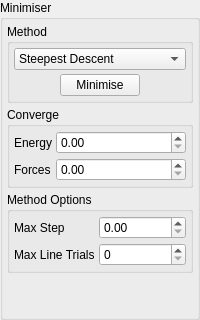
      <widget class="QWidget" name="MinimiserPage" >
       <layout class="QVBoxLayout" >
        <property name="margin" >
         <number>0</number>
        </property>
        <property name="spacing" >
         <number>4</number>
        </property>
        <item>
         <widget class="QGroupBox" name="MinimiserGroup" >
          <property name="title" >
           <string>Minimiser</string>
          </property>
          <layout class="QVBoxLayout" >
           <property name="margin" >
            <number>4</number>
           </property>
           <property name="spacing" >
            <number>4</number>
           </property>
           <item>
            <widget class="QGroupBox" name="groupBox" >
             <property name="sizePolicy" >
              <sizepolicy>
               <hsizetype>7</hsizetype>
               <vsizetype>1</vsizetype>
               <horstretch>0</horstretch>
               <verstretch>0</verstretch>
              </sizepolicy>
             </property>
             <property name="title" >
              <string>Method</string>
             </property>
             <layout class="QVBoxLayout" >
              <property name="margin" >
               <number>4</number>
              </property>
              <property name="spacing" >
               <number>4</number>
              </property>
              <item>
               <widget class="QComboBox" name="MinimiserMethodCombo" >
                <property name="sizePolicy" >
                 <sizepolicy>
                  <hsizetype>7</hsizetype>
                  <vsizetype>0</vsizetype>
                  <horstretch>0</horstretch>
                  <verstretch>0</verstretch>
                 </sizepolicy>
                </property>
                <item>
                 <property name="text" >
                  <string>Steepest Descent</string>
                 </property>
                </item>
                <item>
                 <property name="text" >
                  <string>Newton Raphson</string>
                 </property>
                </item>
                <item>
                 <property name="text" >
                  <string>Monte Carlo</string>
                 </property>
                </item>
                <item>
                 <property name="text" >
                  <string>Simplex</string>
                 </property>
                </item>
               </widget>
              </item>
              <item>
               <layout class="QHBoxLayout" >
                <property name="margin" >
                 <number>0</number>
                </property>
                <property name="spacing" >
                 <number>4</number>
                </property>
                <item>
                 <spacer>
                  <property name="orientation" >
                   <enum>Qt::Horizontal</enum>
                  </property>
                  <property name="sizeHint" >
                   <size>
                    <width>21</width>
                    <height>20</height>
                   </size>
                  </property>
                 </spacer>
                </item>
                <item>
                 <widget class="QPushButton" name="MinimiseButton" >
                  <property name="text" >
                   <string>Minimise</string>
                  </property>
                 </widget>
                </item>
                <item>
                 <spacer>
                  <property name="orientation" >
                   <enum>Qt::Horizontal</enum>
                  </property>
                  <property name="sizeHint" >
                   <size>
                    <width>21</width>
                    <height>20</height>
                   </size>
                  </property>
                 </spacer>
                </item>
               </layout>
              </item>
             </layout>
            </widget>
           </item>
           <item>
            <widget class="QGroupBox" name="ConvergenceGroup" >
             <property name="sizePolicy" >
              <sizepolicy>
               <hsizetype>7</hsizetype>
               <vsizetype>1</vsizetype>
               <horstretch>0</horstretch>
               <verstretch>0</verstretch>
              </sizepolicy>
             </property>
             <property name="title" >
              <string>Converge</string>
             </property>
             <layout class="QGridLayout" >
              <property name="margin" >
               <number>4</number>
              </property>
              <property name="spacing" >
               <number>4</number>
              </property>
              <item row="1" column="1" >
               <widget class="QDoubleSpinBox" name="ForcesConvergeSpin" >
                <property name="sizePolicy" >
                 <sizepolicy>
                  <hsizetype>7</hsizetype>
                  <vsizetype>0</vsizetype>
                  <horstretch>0</horstretch>
                  <verstretch>0</verstretch>
                 </sizepolicy>
                </property>
               </widget>
              </item>
              <item row="0" column="1" >
               <widget class="QDoubleSpinBox" name="EnergyConvergeSpin" >
                <property name="sizePolicy" >
                 <sizepolicy>
                  <hsizetype>7</hsizetype>
                  <vsizetype>0</vsizetype>
                  <horstretch>0</horstretch>
                  <verstretch>0</verstretch>
                 </sizepolicy>
                </property>
                <property name="buttonSymbols" >
                 <enum>QAbstractSpinBox::UpDownArrows</enum>
                </property>
               </widget>
              </item>
              <item row="1" column="0" >
               <widget class="QLabel" name="label_10" >
                <property name="sizePolicy" >
                 <sizepolicy>
                  <hsizetype>1</hsizetype>
                  <vsizetype>5</vsizetype>
                  <horstretch>0</horstretch>
                  <verstretch>0</verstretch>
                 </sizepolicy>
                </property>
                <property name="text" >
                 <string>Forces</string>
                </property>
               </widget>
              </item>
              <item row="0" column="0" >
               <widget class="QLabel" name="label_9" >
                <property name="sizePolicy" >
                 <sizepolicy>
                  <hsizetype>1</hsizetype>
                  <vsizetype>5</vsizetype>
                  <horstretch>0</horstretch>
                  <verstretch>0</verstretch>
                 </sizepolicy>
                </property>
                <property name="text" >
                 <string>Energy</string>
                </property>
               </widget>
              </item>
             </layout>
            </widget>
           </item>
           <item>
            <widget class="QGroupBox" name="MethodOptionsGroup" >
             <property name="sizePolicy" >
              <sizepolicy>
               <hsizetype>7</hsizetype>
               <vsizetype>1</vsizetype>
               <horstretch>0</horstretch>
               <verstretch>0</verstretch>
              </sizepolicy>
             </property>
             <property name="title" >
              <string>Method Options</string>
             </property>
             <layout class="QVBoxLayout" >
              <property name="margin" >
               <number>4</number>
              </property>
              <property name="spacing" >
               <number>4</number>
              </property>
              <item>
               <widget class="QStackedWidget" name="MethodOptionsStack" >
                <property name="sizePolicy" >
                 <sizepolicy>
                  <hsizetype>7</hsizetype>
                  <vsizetype>1</vsizetype>
                  <horstretch>0</horstretch>
                  <verstretch>0</verstretch>
                 </sizepolicy>
                </property>
                <property name="currentIndex" >
                 <number>0</number>
                </property>
                <widget class="QWidget" name="MethodSDOptionsPage" >
                 <layout class="QGridLayout" >
                  <property name="margin" >
                   <number>0</number>
                  </property>
                  <property name="spacing" >
                   <number>4</number>
                  </property>
                  <item row="0" column="0" >
                   <widget class="QLabel" name="label_20" >
                    <property name="sizePolicy" >
                     <sizepolicy>
                      <hsizetype>1</hsizetype>
                      <vsizetype>5</vsizetype>
                      <horstretch>0</horstretch>
                      <verstretch>0</verstretch>
                     </sizepolicy>
                    </property>
                    <property name="text" >
                     <string>Max Step</string>
                    </property>
                   </widget>
                  </item>
                  <item row="1" column="0" >
                   <widget class="QLabel" name="label_21" >
                    <property name="sizePolicy" >
                     <sizepolicy>
                      <hsizetype>1</hsizetype>
                      <vsizetype>5</vsizetype>
                      <horstretch>0</horstretch>
                      <verstretch>0</verstretch>
                     </sizepolicy>
                    </property>
                    <property name="text" >
                     <string>Max Line Trials</string>
                    </property>
                   </widget>
                  </item>
                  <item row="1" column="1" >
                   <widget class="QSpinBox" name="SDMaxLineTrialsSpin" >
                    <property name="sizePolicy" >
                     <sizepolicy>
                      <hsizetype>7</hsizetype>
                      <vsizetype>0</vsizetype>
                      <horstretch>0</horstretch>
                      <verstretch>0</verstretch>
                     </sizepolicy>
                    </property>
                   </widget>
                  </item>
                  <item row="0" column="1" >
                   <widget class="QDoubleSpinBox" name="SDMaxStepSpin" >
                    <property name="sizePolicy" >
                     <sizepolicy>
                      <hsizetype>7</hsizetype>
                      <vsizetype>0</vsizetype>
                      <horstretch>0</horstretch>
                      <verstretch>0</verstretch>
                     </sizepolicy>
                    </property>
                    <property name="singleStep" >
                     <double>0.100000000000000</double>
                    </property>
                    <property name="value" >
                     <double>0.000000000000000</double>
                    </property>
                   </widget>
                  </item>
                 </layout>
                </widget>
                <widget class="QWidget" name="MethodNROptionsPage" />
                <widget class="QWidget" name="MethodMCOptionsPage" />
                <widget class="QWidget" name="MethodSimplexOptionsPage" />
               </widget>
              </item>
             </layout>
            </widget>
           </item>
           <item>
            <spacer>
             <property name="orientation" >
              <enum>Qt::Vertical</enum>
             </property>
             <property name="sizeHint" >
              <size>
               <width>20</width>
               <height>40</height>
              </size>
             </property>
            </spacer>
           </item>
          </layout>
         </widget>
        </item>
       </layout>
      </widget>
